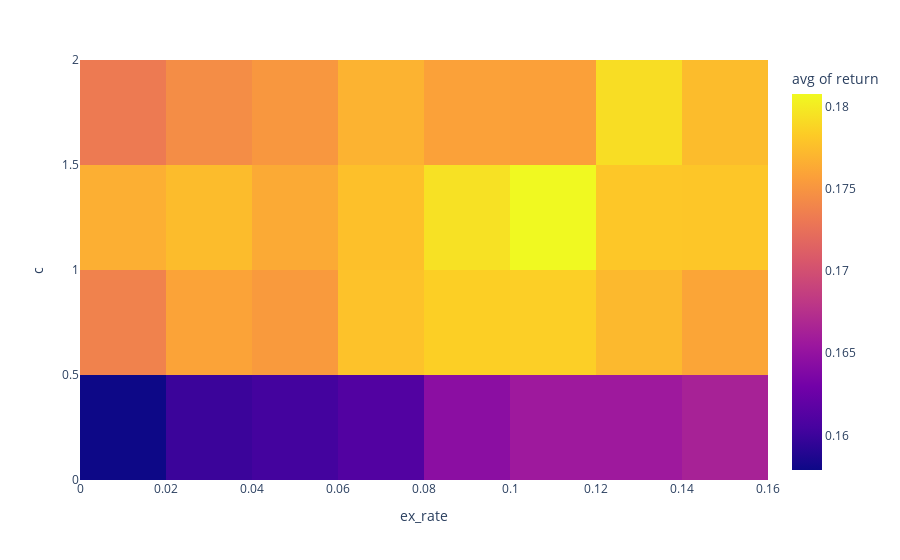

This figure's notebook cell:
### Code cell
fig = px.density_heatmap(df_groups, x="ex_rate", y="c", z="return",
                         histfunc="avg"
                        )
fig.show()

### Figure 1 — Plotly figure (JSON) as saved in the notebook; plotly's stock layout.template omitted (floating-point values rounded to 4 significant figures; data arrays with more than 128 entries replaced by an {"elided": "..."} marker saying what was removed)
{"data": [{"coloraxis": "coloraxis", "histfunc": "avg", "hovertemplate": "ex_rate=%{x}<br>c=%{y}<br>avg of return=%{z}<extra></extra>", "name": "", "type": "histogram2d", "x": {"elided": "546 float values"}, "xaxis": "x", "xbingroup": "x", "y": {"elided": "546 float values"}, "yaxis": "y", "ybingroup": "y", "z": {"elided": "546 float values"}}], "layout": {"coloraxis": {"colorbar": {"title": {"text": "avg of return"}}, "colorscale": [[0, "#0d0887"], [0.1111, "#46039f"], [0.2222, "#7201a8"], [0.3333, "#9c179e"], [0.4444, "#bd3786"], [0.5556, "#d8576b"], [0.6667, "#ed7953"], [0.7778, "#fb9f3a"], [0.8889, "#fdca26"], [1, "#f0f921"]]}, "legend": {"tracegroupgap": 0}, "margin": {"t": 60}, "xaxis": {"anchor": "y", "domain": [0, 1], "title": {"text": "ex_rate"}}, "yaxis": {"anchor": "x", "domain": [0, 1], "title": {"text": "c"}}}}
